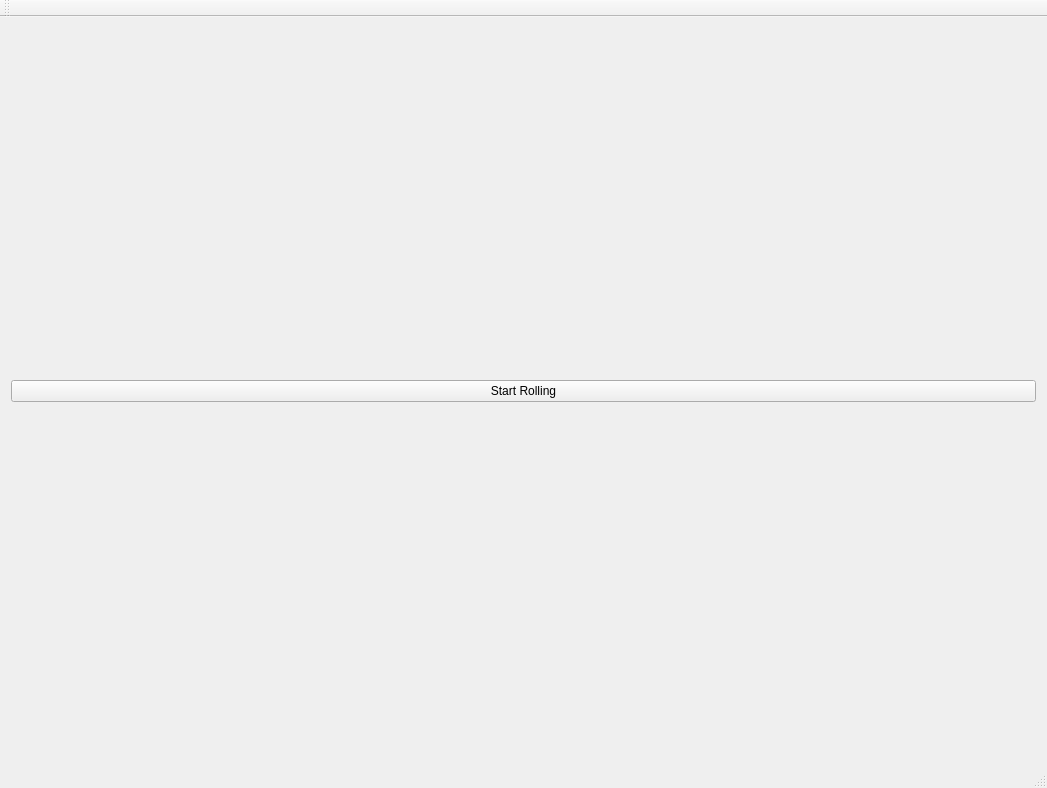
<?xml version="1.0" encoding="UTF-8"?>
<ui version="4.0">
 <class>MainWindow</class>
 <widget class="QMainWindow" name="MainWindow">
  <property name="geometry">
   <rect>
    <x>0</x>
    <y>0</y>
    <width>1047</width>
    <height>788</height>
   </rect>
  </property>
  <property name="windowTitle">
   <string>OpenGL in Qt</string>
  </property>
  <widget class="QWidget" name="centralWidget">
   <layout class="QVBoxLayout" name="verticalLayout">
    <item>
     <widget class="QPushButton" name="rollingStart">
      <property name="text">
       <string>Start Rolling</string>
      </property>
      <property name="checkable">
       <bool>true</bool>
      </property>
     </widget>
    </item>
    <item>
     <layout class="QVBoxLayout" name="OpenGLLayout"/>
    </item>
   </layout>
  </widget>
  <widget class="QMenuBar" name="menuBar">
   <property name="geometry">
    <rect>
     <x>0</x>
     <y>0</y>
     <width>1047</width>
     <height>17</height>
    </rect>
   </property>
  </widget>
  <widget class="QToolBar" name="mainToolBar">
   <attribute name="toolBarArea">
    <enum>TopToolBarArea</enum>
   </attribute>
   <attribute name="toolBarBreak">
    <bool>false</bool>
   </attribute>
  </widget>
  <widget class="QStatusBar" name="statusBar"/>
 </widget>
 <layoutdefault spacing="6" margin="11"/>
 <resources/>
 <connections/>
</ui>
